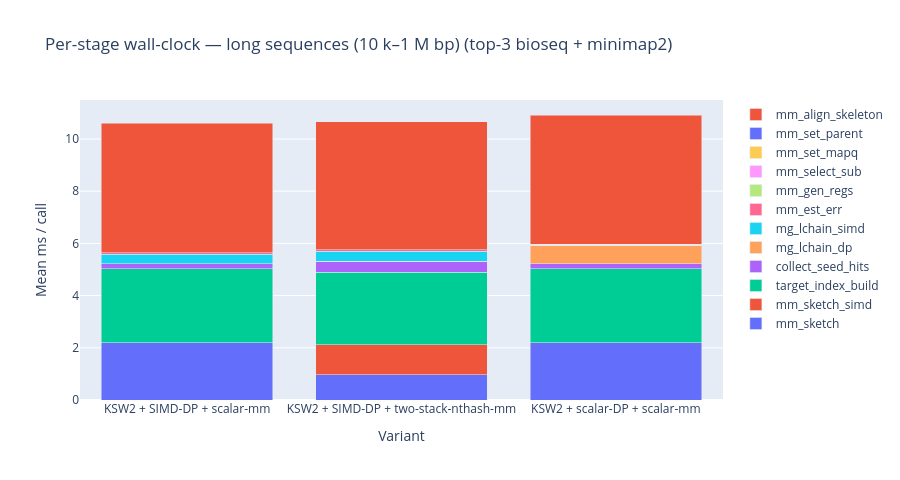
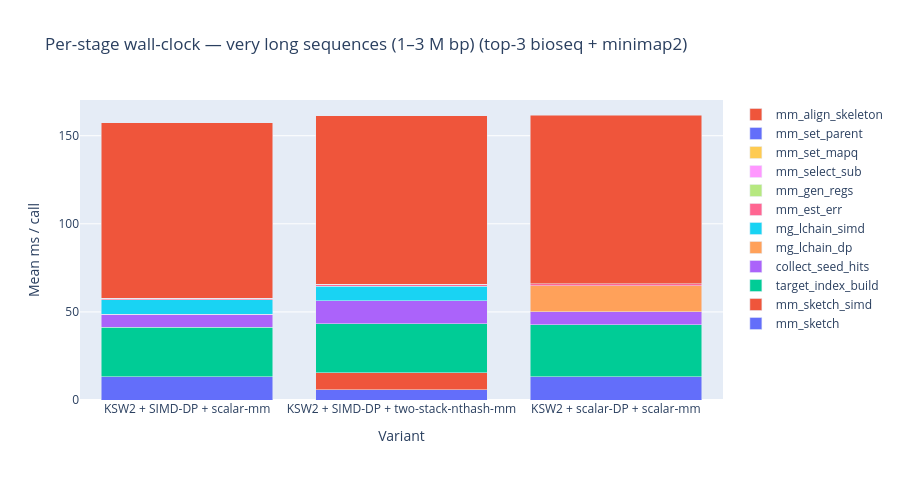

Notebook source saved alongside these figures, in order:
### Markdown cell above
## 2. Where does the wall-clock go? (per-stage breakdown)

> **What this measures.** Per-pipeline-phase mean wall-clock per call,
> stacked into a bar per algorithm. Phases are the instrumentation
> regions registered in `minimap_port.cppm` and `chaining_*.cppm`:
> - `mm_sketch` / `mm_sketch_simd`: minimizer extraction.
> - `target_index_build` / `collect_seed_hits`: anchor production.
> - `mg_lchain_dp` / `mg_lchain_simd` / `mg_lchain_rmq`: chaining DP.
> - `mm_est_err`: divergence estimate from chain anchors.
> - `mm_align_skeleton`: KSW2 base-level alignment (the giant block at
>   the top of every bar — usually >50 % of total wall-clock).
>
> The chart filters to the same top-3 bioseq variants surfaced above,
> plus minimap2. Use it to confirm where the production minimizer
> actually saves work versus the scalar baseline.

### Code cell
DOWNSTREAM_PHASE_ORDER = (
    'mm_sketch',
    'mm_sketch_simd',
    'target_index_build',
    'collect_seed_hits',
    'mg_lchain_dp',
    'mg_lchain_simd',
    'mg_lchain_rmq',
    'mm_est_err',
    'mm_gen_regs',
    'mm_select_sub',
    'mm_set_mapq',
    'mm_set_parent',
    'mm_align_skeleton',
)


def render_phase_breakdown(chart_id, length_human):
    chart = charts.get(chart_id)
    if chart is None:
        return False
    # Each trace is one phase; trace.name is phase name, x is config
    # label, y is per-pair phase ms.
    phases_by_name = {}
    config_set = []
    for trace in chart.get('plotly', {}).get('data', []):
        phase = trace.get('name')
        for cfg, value in zip(trace.get('x', []), trace.get('y', [])):
            if not is_main_grid_label(cfg):
                continue
            phases_by_name.setdefault(phase, {})[cfg] = value
            if cfg not in config_set:
                config_set.append(cfg)
    if not config_set:
        return False

    # Determine the top-3 bioseq variants for this bucket using total
    # wall-clock — recompute locally to keep the chart self-contained.
    def total_for(cfg):
        return sum(phases_by_name.get(p, {}).get(cfg, 0.0) or 0.0
                   for p in phases_by_name)
    bioseq_configs = [c for c in config_set
                      if c != MINIMAP2_REF and c.startswith('bioseq ')]
    bioseq_configs.sort(key=total_for)
    top3 = bioseq_configs[:3]
    keep = ([MINIMAP2_REF] if MINIMAP2_REF in config_set else []) + top3

    fig = go.Figure()
    for phase in DOWNSTREAM_PHASE_ORDER:
        if phase not in phases_by_name:
            continue
        ys = [phases_by_name[phase].get(c, 0.0) or 0.0 for c in keep]
        if all(y == 0 for y in ys):
            continue
        fig.add_trace(go.Bar(name=phase, x=[shorten(c) for c in keep], y=ys))
    fig.update_layout(
        barmode='stack',
        title=f'Per-stage wall-clock — {length_human} (top-3 bioseq + minimap2)',
        xaxis_title='Variant',
        yaxis_title='Mean ms / call',
        height=480,
    )
    fig.show()
    display(Markdown(
        f'> Bars show {len(keep)} configurations: minimap2 (when present) and '
        f'the top-{min(3, len(top3))} fastest bioseq variants on this bucket. '
        f'Stack order matches the pipeline phase order in `minimap_port.cppm`.'))
    return True


for chart_id, human in [
    ('phase_breakdown_long',      'long sequences (10 k–1 M bp)'),
    ('phase_breakdown_very_long', 'very long sequences (1–3 M bp)'),
]:
    rendered = render_phase_breakdown(chart_id, human)
    if not rendered:
        display(Markdown(f'_`{chart_id}` not present in the report._'))

### Figure 1 — Plotly figure (JSON) as saved in the notebook; plotly's stock layout.template omitted (floating-point values rounded to 4 significant figures)
{"data": [{"name": "mm_sketch", "type": "bar", "x": ["KSW2 + SIMD-DP + scalar-mm", "KSW2 + SIMD-DP + two-stack-nthash-mm", "KSW2 + scalar-DP + scalar-mm"], "y": [2.19, 0.9685, 2.185]}, {"name": "mm_sketch_simd", "type": "bar", "x": ["KSW2 + SIMD-DP + scalar-mm", "KSW2 + SIMD-DP + two-stack-nthash-mm", "KSW2 + scalar-DP + scalar-mm"], "y": [0, 1.154, 0]}, {"name": "target_index_build", "type": "bar", "x": ["KSW2 + SIMD-DP + scalar-mm", "KSW2 + SIMD-DP + two-stack-nthash-mm", "KSW2 + scalar-DP + scalar-mm"], "y": [2.836, 2.768, 2.836]}, {"name": "collect_seed_hits", "type": "bar", "x": ["KSW2 + SIMD-DP + scalar-mm", "KSW2 + SIMD-DP + two-stack-nthash-mm", "KSW2 + scalar-DP + scalar-mm"], "y": [0.2003, 0.4198, 0.1904]}, {"name": "mg_lchain_dp", "type": "bar", "x": ["KSW2 + SIMD-DP + scalar-mm", "KSW2 + SIMD-DP + two-stack-nthash-mm", "KSW2 + scalar-DP + scalar-mm"], "y": [0, 0, 0.7106]}, {"name": "mg_lchain_simd", "type": "bar", "x": ["KSW2 + SIMD-DP + scalar-mm", "KSW2 + SIMD-DP + two-stack-nthash-mm", "KSW2 + scalar-DP + scalar-mm"], "y": [0.3647, 0.3871, 0]}, {"name": "mm_est_err", "type": "bar", "x": ["KSW2 + SIMD-DP + scalar-mm", "KSW2 + SIMD-DP + two-stack-nthash-mm", "KSW2 + scalar-DP + scalar-mm"], "y": [0.04574, 0.04944, 0.04651]}, {"name": "mm_gen_regs", "type": "bar", "x": ["KSW2 + SIMD-DP + scalar-mm", "KSW2 + SIMD-DP + two-stack-nthash-mm", "KSW2 + scalar-DP + scalar-mm"], "y": [0.003728, 0.003747, 0.004043]}, {"name": "mm_select_sub", "type": "bar", "x": ["KSW2 + SIMD-DP + scalar-mm", "KSW2 + SIMD-DP + two-stack-nthash-mm", "KSW2 + scalar-DP + scalar-mm"], "y": [0.0004755, 0.0004418, 0.0005001]}, {"name": "mm_set_mapq", "type": "bar", "x": ["KSW2 + SIMD-DP + scalar-mm", "KSW2 + SIMD-DP + two-stack-nthash-mm", "KSW2 + scalar-DP + scalar-mm"], "y": [0.0005047, 0.0004704, 0.0004704]}, {"name": "mm_set_parent", "type": "bar", "x": ["KSW2 + SIMD-DP + scalar-mm", "KSW2 + SIMD-DP + two-stack-nthash-mm", "KSW2 + scalar-DP + scalar-mm"], "y": [0.0005356, 0.0005018, 0.0005813]}, {"name": "mm_align_skeleton", "type": "bar", "x": ["KSW2 + SIMD-DP + scalar-mm", "KSW2 + SIMD-DP + two-stack-nthash-mm", "KSW2 + scalar-DP + scalar-mm"], "y": [4.955, 4.913, 4.944]}], "layout": {"barmode": "stack", "height": 480, "title": {"text": "Per-stage wall-clock — long sequences (10 k–1 M bp) (top-3 bioseq + minimap2)"}, "xaxis": {"title": {"text": "Variant"}}, "yaxis": {"title": {"text": "Mean ms / call"}}}}

### Figure 2 — Plotly figure (JSON) as saved in the notebook; plotly's stock layout.template omitted (floating-point values rounded to 4 significant figures)
{"data": [{"name": "mm_sketch", "type": "bar", "x": ["KSW2 + SIMD-DP + scalar-mm", "KSW2 + SIMD-DP + two-stack-nthash-mm", "KSW2 + scalar-DP + scalar-mm"], "y": [13.06, 5.879, 13.15]}, {"name": "mm_sketch_simd", "type": "bar", "x": ["KSW2 + SIMD-DP + scalar-mm", "KSW2 + SIMD-DP + two-stack-nthash-mm", "KSW2 + scalar-DP + scalar-mm"], "y": [0, 9.594, 0]}, {"name": "target_index_build", "type": "bar", "x": ["KSW2 + SIMD-DP + scalar-mm", "KSW2 + SIMD-DP + two-stack-nthash-mm", "KSW2 + scalar-DP + scalar-mm"], "y": [28.09, 27.87, 29.6]}, {"name": "collect_seed_hits", "type": "bar", "x": ["KSW2 + SIMD-DP + scalar-mm", "KSW2 + SIMD-DP + two-stack-nthash-mm", "KSW2 + scalar-DP + scalar-mm"], "y": [7.451, 12.98, 7.46]}, {"name": "mg_lchain_dp", "type": "bar", "x": ["KSW2 + SIMD-DP + scalar-mm", "KSW2 + SIMD-DP + two-stack-nthash-mm", "KSW2 + scalar-DP + scalar-mm"], "y": [0, 0, 14.74]}, {"name": "mg_lchain_simd", "type": "bar", "x": ["KSW2 + SIMD-DP + scalar-mm", "KSW2 + SIMD-DP + two-stack-nthash-mm", "KSW2 + scalar-DP + scalar-mm"], "y": [8.163, 8.276, 0]}, {"name": "mm_est_err", "type": "bar", "x": ["KSW2 + SIMD-DP + scalar-mm", "KSW2 + SIMD-DP + two-stack-nthash-mm", "KSW2 + scalar-DP + scalar-mm"], "y": [1.047, 1.05, 1.064]}, {"name": "mm_gen_regs", "type": "bar", "x": ["KSW2 + SIMD-DP + scalar-mm", "KSW2 + SIMD-DP + two-stack-nthash-mm", "KSW2 + scalar-DP + scalar-mm"], "y": [0.0654, 0.06733, 0.06797]}, {"name": "mm_select_sub", "type": "bar", "x": ["KSW2 + SIMD-DP + scalar-mm", "KSW2 + SIMD-DP + two-stack-nthash-mm", "KSW2 + scalar-DP + scalar-mm"], "y": [0.0008613, 0.0008311, 0.0009859]}, {"name": "mm_set_mapq", "type": "bar", "x": ["KSW2 + SIMD-DP + scalar-mm", "KSW2 + SIMD-DP + two-stack-nthash-mm", "KSW2 + scalar-DP + scalar-mm"], "y": [0.0008888, 0.0007083, 0.0005323]}, {"name": "mm_set_parent", "type": "bar", "x": ["KSW2 + SIMD-DP + scalar-mm", "KSW2 + SIMD-DP + two-stack-nthash-mm", "KSW2 + scalar-DP + scalar-mm"], "y": [0.0009583, 0.0008588, 0.0009977]}, {"name": "mm_align_skeleton", "type": "bar", "x": ["KSW2 + SIMD-DP + scalar-mm", "KSW2 + SIMD-DP + two-stack-nthash-mm", "KSW2 + scalar-DP + scalar-mm"], "y": [99.46, 95.53, 95.67]}], "layout": {"barmode": "stack", "height": 480, "title": {"text": "Per-stage wall-clock — very long sequences (1–3 M bp) (top-3 bioseq + minimap2)"}, "xaxis": {"title": {"text": "Variant"}}, "yaxis": {"title": {"text": "Mean ms / call"}}}}
